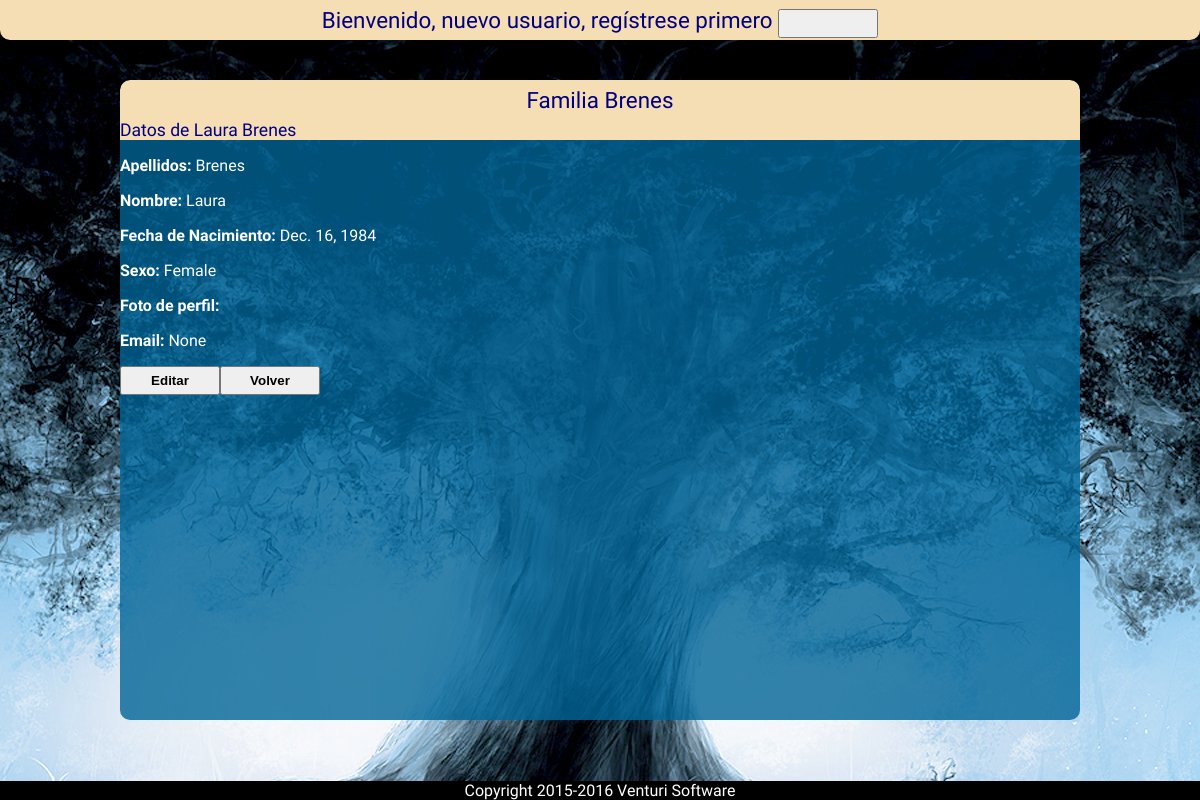
/family/member/2/, run on an earlier commit of the app's database.
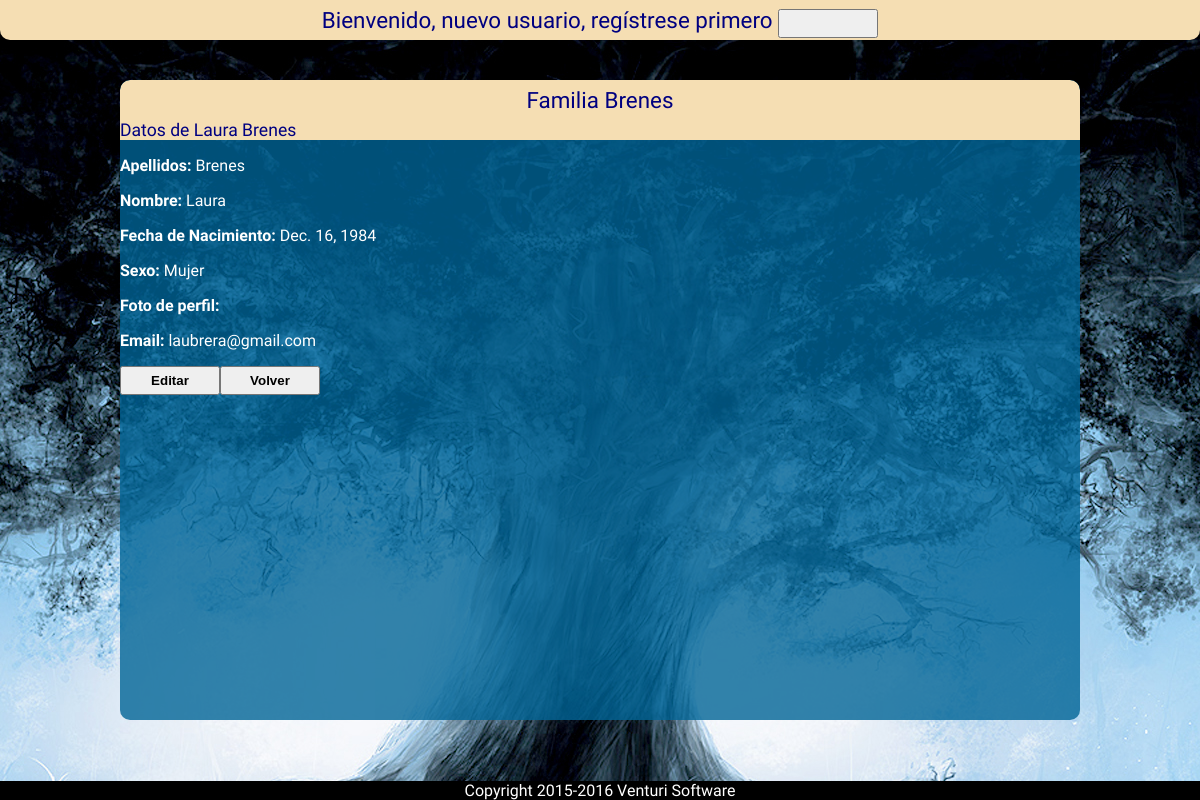
And on a later commit of the database.
### family/models.py (models this page shows, shortened)
class Member(models.Model):
	member_family_id = models.ForeignKey(Family,verbose_name='ID Familia') #Clave ajena que une al miembro de la familia con su familia
	member_name = models.CharField(verbose_name='Nombre',max_length=100) #Nombre del miembro de la familia
	member_surname = models.CharField(verbose_name='Apellidos',max_length=100) #Apellido o Apellidos del miembro de la familia
	member_sex = models.CharField(verbose_name='Sexo',choices=(('Hombre','Hombre'),('Mujer','Mujer'),('No especificado','No especificado')),max_length=20) #Sexo del miembro de la familia
	member_birth = models.DateField('Fecha de nacimiento',help_text='Fecha en este formato <em>YYYY-MM-DD</em>') #Fecha de nacimiento
	member_rip = models.DateField('Fecha de fallecimiento',null=True,blank=True) #Fecha de defunción
	member_profile_image = models.ImageField('Foto de perfil',null=True,blank=True) #Imagen de perfil del miembro de la familia
	member_partner_id = models.IntegerField(default=0,null=True,blank=True,verbose_name='ID Pareja') #ID del cónyuge que sirve de enlace a una nueva familia
	member_email = models.EmailField('E-Mail',null=True,blank=True) #Correo electrónico de contacto

### family/views.py (the view)
# urls.py: url(r'^member/(?P<mem_id>[0-9])+/$', views.reqMember, name='member'),
def reqMember(request, mem_id):
	member_data = get_object_or_404(Member, pk=mem_id)
	fam_id = member_data.member_family_id.id
	family_data = get_object_or_404(Family, pk=fam_id)
	context = {'member_data':member_data,'family_data':family_data}
	return render(request, 'family/viewFamMember.html',context)

### family/templates/family/viewFamMember.html (shortened to what this page needs)
{% extends "base.html" %}
{% block content %}
<div class="titulo_seccion">Familia {{ family_data.family_name }}</div>
<div class="titulo_miembro">Datos de {{ member_data.member_name }} {{ member_data.member_surname }}</div>
<p><b>Apellidos:</b> {{ member_data.member_surname }}</p>
<p><b>Nombre:</b> {{ member_data.member_name }}</p>
<p><b>Fecha de Nacimiento:</b> {{ member_data.member_birth }}</p>
<p><b>Sexo:</b> {{ member_data.member_sex }}</p>
<p><b>Foto de perfil:</b>
</p>
<p><b>Email:</b> {{ member_data.member_email }}</p>
<input type="submit" onclick="location.href='/family/member/{{ member_data.id }}/edit/'" value="Editar"><input type="button" onclick="location.href='/family/{{ family_data.id }}/'" value="Volver"/>
</div>
{% endblock %}

What changed in the data, as far as the page shows it:
changed Member "Laura": member_sex "Female" → "Mujer"; member_email "None" → "laubrera@gmail.com"
